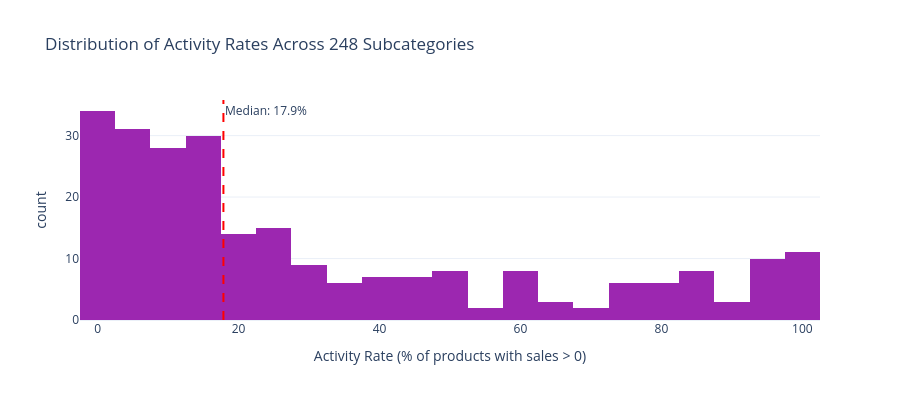

The notebook cell this image was saved under:
### Markdown cell above
### 3.4 — Activity Rate Distribution

**Q2 context:** How alive is the marketplace? What's the typical activity rate?

### Code cell
fig = px.histogram(
    df_sub,
    x=ACTIVE_COL,
    nbins=30,
    title='Distribution of Activity Rates Across 248 Subcategories',
    labels={ACTIVE_COL: 'Activity Rate (% of products with sales > 0)'},
    template=TEMPLATE,
    color_discrete_sequence=['#9C27B0']
)
fig.add_vline(x=df_sub[ACTIVE_COL].median(), line_dash='dash', line_color='red',
              annotation_text=f'Median: {df_sub[ACTIVE_COL].median():.1f}%')
fig.update_layout(height=400)
save_chart(fig, '04_activity_distribution')
fig.show()

### Figure 1 — Plotly figure (JSON) as saved in the notebook; plotly's stock layout.template omitted (floating-point values rounded to 4 significant figures; data arrays with more than 128 entries replaced by an {"elided": "..."} marker saying what was removed)
{"data": [{"bingroup": "x", "hovertemplate": "Activity Rate (% of products with sales > 0)=%{x}<br>count=%{y}<extra></extra>", "legendgroup": "", "marker": {"color": "#9C27B0", "pattern": {"shape": ""}}, "name": "", "nbinsx": 30, "orientation": "v", "showlegend": false, "type": "histogram", "x": {"elided": "248 float values"}, "xaxis": "x", "yaxis": "y"}], "layout": {"annotations": [{"showarrow": false, "text": "Median: 17.9%", "x": 17.85, "xanchor": "left", "xref": "x", "y": 1, "yanchor": "top", "yref": "y domain"}], "barmode": "relative", "height": 400, "legend": {"tracegroupgap": 0}, "shapes": [{"line": {"color": "red", "dash": "dash"}, "type": "line", "x0": 17.85, "x1": 17.85, "xref": "x", "y0": 0, "y1": 1, "yref": "y domain"}], "title": {"text": "Distribution of Activity Rates Across 248 Subcategories"}, "xaxis": {"anchor": "y", "domain": [0, 1], "title": {"text": "Activity Rate (% of products with sales > 0)"}}, "yaxis": {"anchor": "x", "domain": [0, 1], "title": {"text": "count"}}}}
